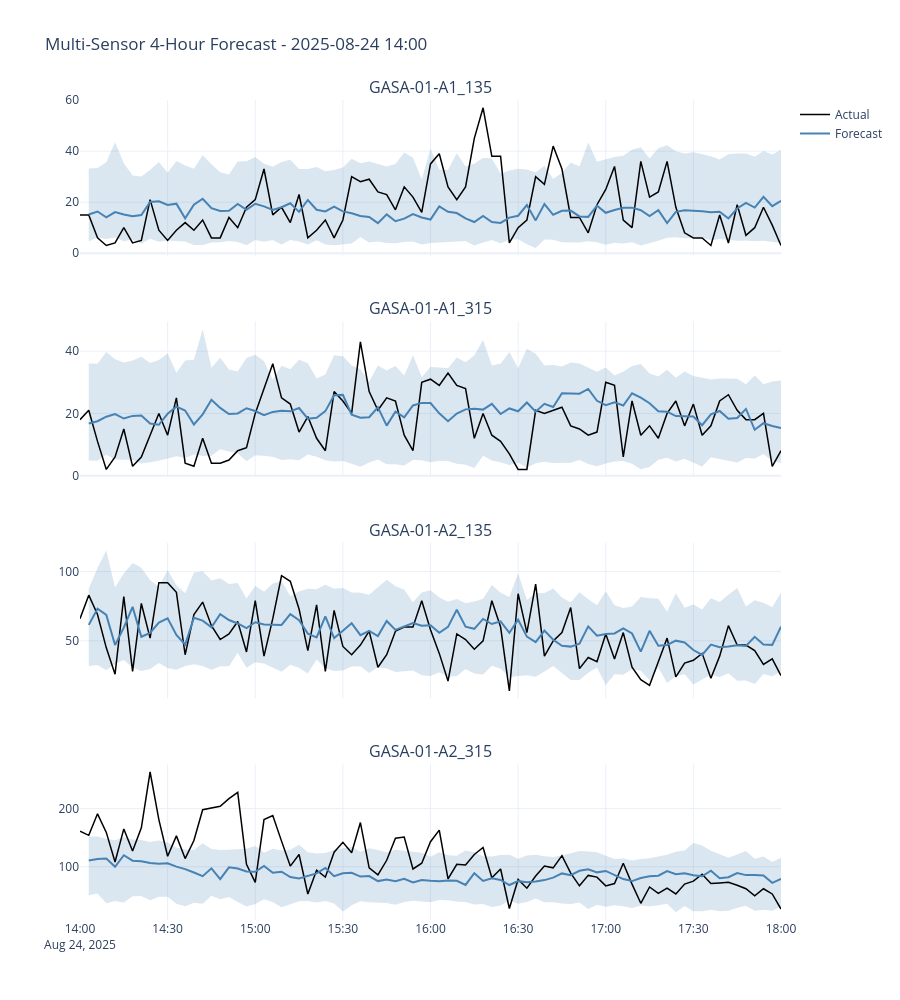

Notebook code cell kept with this figure:
### Code cell
import plotly.graph_objects as go
from plotly.subplots import make_subplots
# Multi-sensor forecast comparison
sensors_to_compare = list(trained_models.keys())[:4]
origin = '2025-08-24 14:00'

fig = make_subplots(
    rows=len(sensors_to_compare), cols=1,
    subplot_titles=sensors_to_compare,
    shared_xaxes=True,
    vertical_spacing=0.08
)

for i, sensor in enumerate(sensors_to_compare, 1):
    X, y_multi, features_df = prepare_training_data(df, sensor)
    feature_cols = [c for c in features_df.columns if c not in ['timestamp', sensor]]
    
    # Match tz-awareness of data timestamps
    origin_ts = pd.Timestamp(origin)
    ts_tz = features_df['timestamp'].dt.tz
    if ts_tz is not None and origin_ts.tz is None:
        origin_ts = origin_ts.tz_localize(str(ts_tz))
    origin_idx = (features_df['timestamp'] - origin_ts).abs().idxmin()
    actual_origin = features_df.loc[origin_idx, 'timestamp']
    X_origin = X.loc[[origin_idx]]
    
    pred_med = trained_models[sensor]['median'].predict(X_origin)[0][:HORIZON]
    pred_low = trained_models[sensor]['lower'].predict(X_origin)[0][:HORIZON]
    pred_up = trained_models[sensor]['upper'].predict(X_origin)[0][:HORIZON]
    pred_low, pred_med, pred_up = enforce_quantile_constraints(pred_low, pred_med, pred_up)
    
    forecast_times = [actual_origin + pd.Timedelta(minutes=s*3) for s in range(1, HORIZON+1)]
    
    # Actual future
    actual_future = df.set_index('timestamp')[sensor].loc[actual_origin:actual_origin + pd.Timedelta(hours=4)]
    
    fig.add_trace(go.Scatter(x=forecast_times + forecast_times[::-1],
                             y=list(pred_up) + list(pred_low[::-1]),
                             fill='toself', fillcolor='rgba(70,130,180,0.2)',
                             line=dict(color='rgba(0,0,0,0)'),
                             showlegend=False), row=i, col=1)
    fig.add_trace(go.Scatter(x=actual_future.index, y=actual_future.values,
                             mode='lines', name='Actual' if i == 1 else None,
                             line=dict(color='black', width=1.5),
                             showlegend=(i == 1)), row=i, col=1)
    fig.add_trace(go.Scatter(x=forecast_times, y=pred_med,
                             mode='lines', name='Forecast' if i == 1 else None,
                             line=dict(color='steelblue', width=2),
                             showlegend=(i == 1)), row=i, col=1)

fig.update_layout(
    title=f'Multi-Sensor 4-Hour Forecast - {origin}',
    height=250 * len(sensors_to_compare),
    template='plotly_white',
    hovermode='x unified'
)

try:
    fig.show()
except Exception as e:
    print(f'Plot display fallback: {e}')
